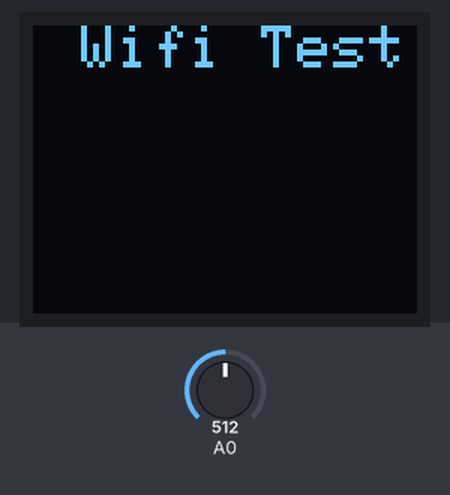
The sketch below on a simulated ESP8266 (Wemos D1 mini). Parts: 64×48 one-colour display. Inputs (shaded band) come from the test bench; at power-on: A0 = 512. WiFi joins after 1.5 s; servers stay silent unless stated; the display library's start-up logo is not drawn; what the sketch prints to the serial monitor is not drawn.

Above: at 1.6 s.
At 4.7 s:
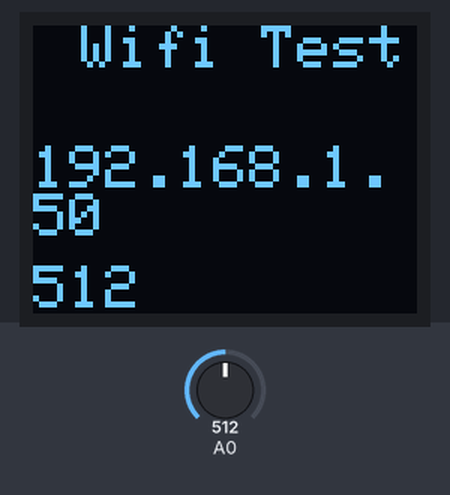
4.8 s: A0 set to 716
At 6.7 s:
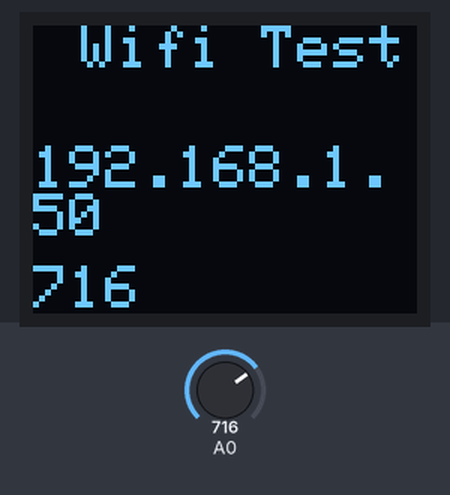
7.0 s: A0 set to 900
At 8.7 s:
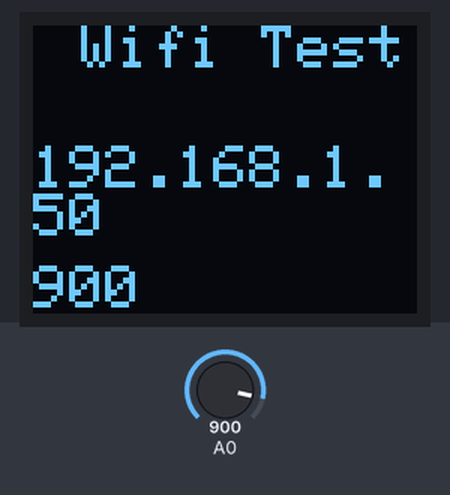
9.0 s: A0 set to 1023
At 9.9 s:
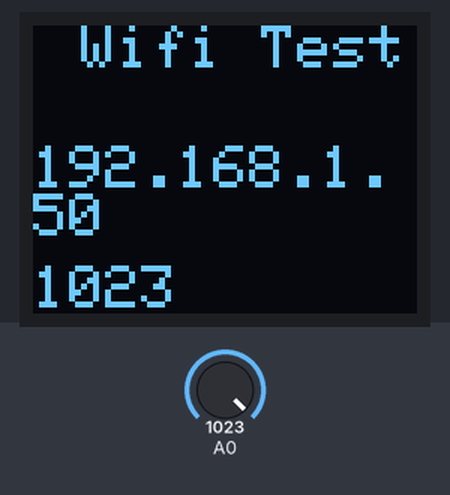
Timing chart, 0 to 12.0 s (numbered marks = the images above; inputs shaded):
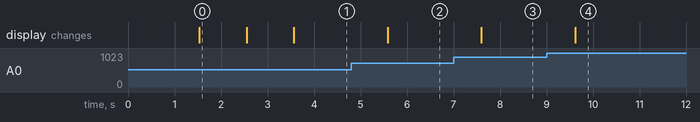

Measured:
- after the input at 4.8 s, the display: changes after 0.78 s (image 2)
- after the input at 7.0 s, the display: changes after 0.60 s (image 3)
- after the input at 9.0 s, the display: changes after 0.62 s (image 4)
- what the display in image 0 shows lasts 1.1 s, from 1.5 s to 2.6 s

The sketch:

HelloServer.ino
```cpp
#include <ESP8266WiFi.h>
#include <WiFiClient.h>
#include <ESP8266WebServer.h>
#include <ESP8266mDNS.h>
#include <Wire.h>  // Include Wire if you're using I2C
#include <SFE_MicroOLED.h>  // Include the SFE_MicroOLED library

const char* ssid = "Pretty Fly For A Wifi-2.4";
const char* password = "supercarbon";

ESP8266WebServer server(80);

#define PIN_RESET 1  // Wemo SCL
MicroOLED oled(PIN_RESET, 0x3C);    // I2C declaration


void handleRoot() {

  server.send(200, "text/plain", "hello from esp8266!");

}

void handleNotFound() {
  String message = "File Not Found\n\n";
  message += "URI: ";
  message += server.uri();
  message += "\nMethod: ";
  message += (server.method() == HTTP_GET) ? "GET" : "POST";
  message += "\nArguments: ";
  message += server.args();
  message += "\n";
  for (uint8_t i = 0; i < server.args(); i++) {
    message += " " + server.argName(i) + ": " + server.arg(i) + "\n";
  }
  server.send(404, "text/plain", message);
}

void setup(void) {
  oled.begin();    // Initialize the OLED
  oled.clear(ALL); // Clear the display's internal memory
  oled.display();  // Display what's in the buffer (splashscreen)
  delay(1000);     // Delay 1000 ms
  oled.clear(PAGE); // Clear the buffer.

  Serial.begin(115200);
  WiFi.mode(WIFI_STA);
  WiFi.begin(ssid, password);
  Serial.println("");

  // Wait for connection
  while (WiFi.status() != WL_CONNECTED) {
    delay(500);
    Serial.print(".");
    oled.setFontType(0);  // Set font to type 1
  oled.clear(PAGE);     // Clear the page
  oled.setCursor(8, 0); // Set cursor to top-left
  // Print can be used to print a string to the screen:
  oled.print("Wifi Test");
  oled.display();       // Refresh the display
  delay(1000);          // Delay a second and repeat
    oled.setCursor(0, 20);
  oled.print("Get WIFI");
  oled.display();
  }
  Serial.println("");
  Serial.print("Connected to ");
  Serial.println(ssid);
  Serial.print("IP address: ");
  Serial.println(WiFi.localIP());

    oled.setCursor(0, 20);
  oled.print(WiFi.localIP());
  oled.display();
  delay(1000);

  if (MDNS.begin("esp8266")) {
    Serial.println("MDNS responder started");
  }

  server.on("/", handleRoot);

  server.on("/inline", []() {
    server.send(200, "text/plain", "this works as well");
  });

  server.onNotFound(handleNotFound);

  server.begin();
  Serial.println("HTTP server started");

}

void loop(void) {
	moist();
  server.handleClient();
  delay(1000);

}


void moist() {
	int mositsens = analogRead(0);
	Serial.println(mositsens);
	oled.setCursor(0, 40);
	oled.print(mositsens);
	oled.display();
}
```
